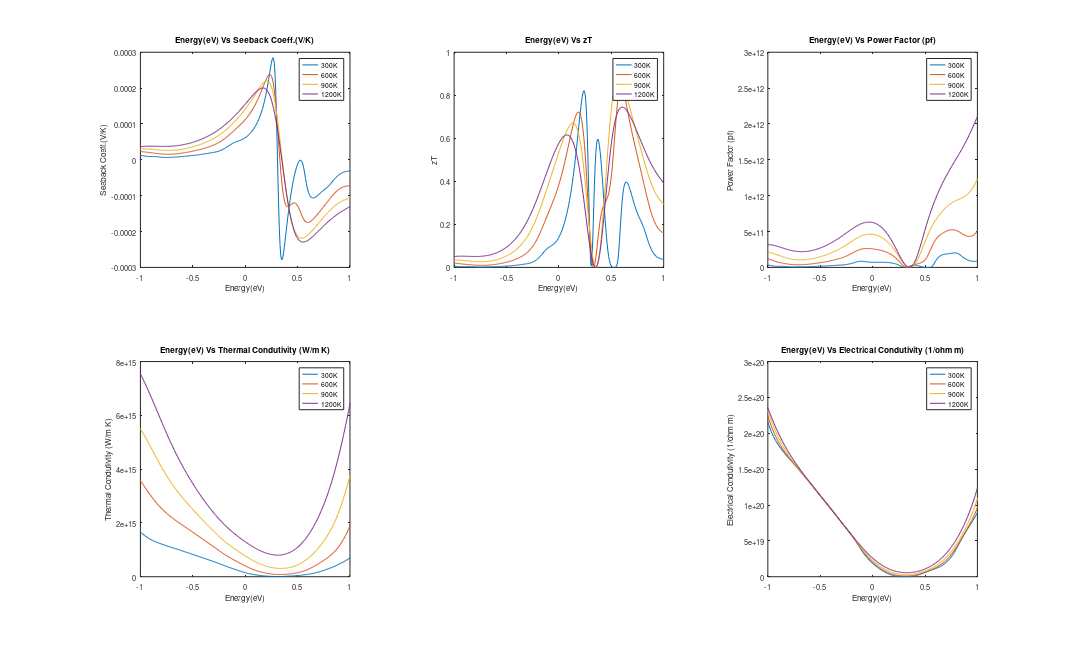

Source code (MATLAB):
#Code for Experiment 3
#I19PH004 Keith Kamson Fernandes
#Power Factor and Thermoelectric Properties

data300 = dlmread('300.csv');
data600 = dlmread('600.csv');
data900 = dlmread('900.csv');
data1200 = dlmread('1200.csv');

#energy
Energy = data300(2:702,1);
Ev = Energy.*13.606 ;

#temperature
T_300 = 300;
T_600 = 600;
T_900 = 900;
T_1200 = 1200;

#Seeback Coeff
S_300= data300(2:702,5);
S_600 = data600(2:702,5);
S_900 = data900(2:702,5);
S_1200 = data1200(2:702,5);

#Electrical Condutivity
sigma_300 = data300(2:702,6);
sigma_600 = data600(2:702,6);
sigma_900 = data900(2:702,6);
sigma_1200 = data1200(2:702,6);

#Thermal Condutivity
K_300 = data300(2:702,8);
K_600 = data600(2:702,8);
K_900 = data900(2:702,8);
K_1200 = data1200(2:702,8);

#zT
zT_300 = ((S_300.^2).* sigma_300.*T_300)./K_300 ;
zT_600 = ((S_600.^2).* sigma_600.*T_600)./K_600 ;
zT_900 = ((S_900.^2).* sigma_900.*T_900)./K_900 ;
zT_1200 = ((S_1200.^2).* sigma_1200.*T_1200)./K_1200;

#Power Factor (pf)
pf_300 = (S_300.^2).*(sigma_300);
pf_600 = (S_600.^2).*(sigma_600);
pf_900 = (S_900.^2).*(sigma_900);
pf_1200 = (S_1200.^2).*(sigma_1200);

#output file
output=[Ev,S_300,S_600,S_900,S_1200,sigma_300,sigma_600,sigma_900,sigma_1200,K_300,K_600,K_900,K_1200,zT_300,zT_600,zT_900,zT_1200,pf_300,pf_600,pf_900,pf_1200]
dlmwrite('out.csv', output)

#plots for energy vs S,pf,zT,K,sigma
fig = figure(1);
subplot(2,3,1)
plot(Ev,S_300,Ev,S_600,Ev,S_900,Ev,S_1200)
xlim([-1,1])
xlabel("Energy(eV)")
ylabel("Seeback Coeff.(V/K)")
title("Energy(eV) Vs Seeback Coeff.(V/K)")
legend('300K','600K','900K','1200K')

subplot(2,3,2)
plot(Ev,zT_300,Ev,zT_600,Ev,zT_900,Ev,zT_1200)
xlim([-1,1])
xlabel("Energy(eV)")
ylabel("zT")
title("Energy(eV) Vs zT")
legend('300K','600K','900K','1200K')

subplot(2,3,3)
plot(Ev,pf_300,Ev,pf_600,Ev,pf_900,Ev,pf_1200)
xlim([-1,1])
xlabel("Energy(eV)")
ylabel("Power Factor (pf)")
title("Energy(eV) Vs Power Factor (pf)")
legend('300K','600K','900K','1200K')

subplot(2,3,4)
plot(Ev,K_300,Ev,K_600,Ev,K_900,Ev,K_1200)
xlim([-1,1])
ylim([0 8e+15])
xlabel("Energy(eV)")
ylabel("Thermal Condutivity (W/m K)")
title("Energy(eV) Vs Thermal Condutivity (W/m K)")
legend('300K','600K','900K','1200K')

subplot(2,3,6)
plot(Ev,sigma_300,Ev,sigma_600,Ev,sigma_900,Ev,sigma_1200)
xlim([-1,1])
ylim([0 3e+20])
xlabel("Energy(eV)")
ylabel("Electrical Condutivity (1/ohm m)")
title("Energy(eV) Vs Electrical Condutivity (1/ohm m)")
legend('300K','600K','900K','1200K')

set(fig, 'PaperUnits', 'inches')
set(fig, 'Papersize', [12,20])
set(fig, 'PaperPosition', [0,0,20,12])

print EXP_3.png

#part2
new2 = csvread('1.csv');
output2 = new2(2:4:2805,:);
dlmwrite('O2.csv',output2);
